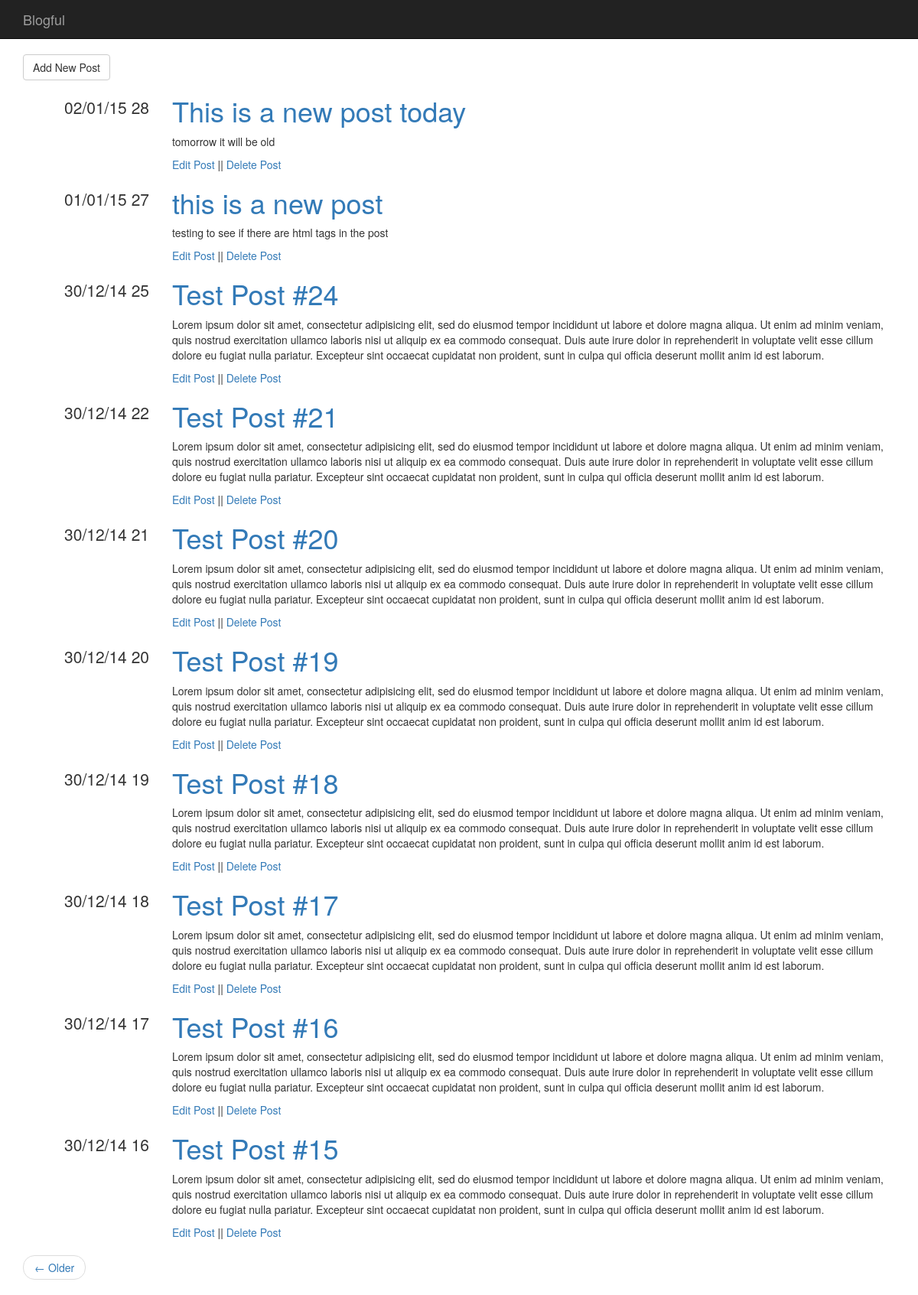
Before: / with the older database file.
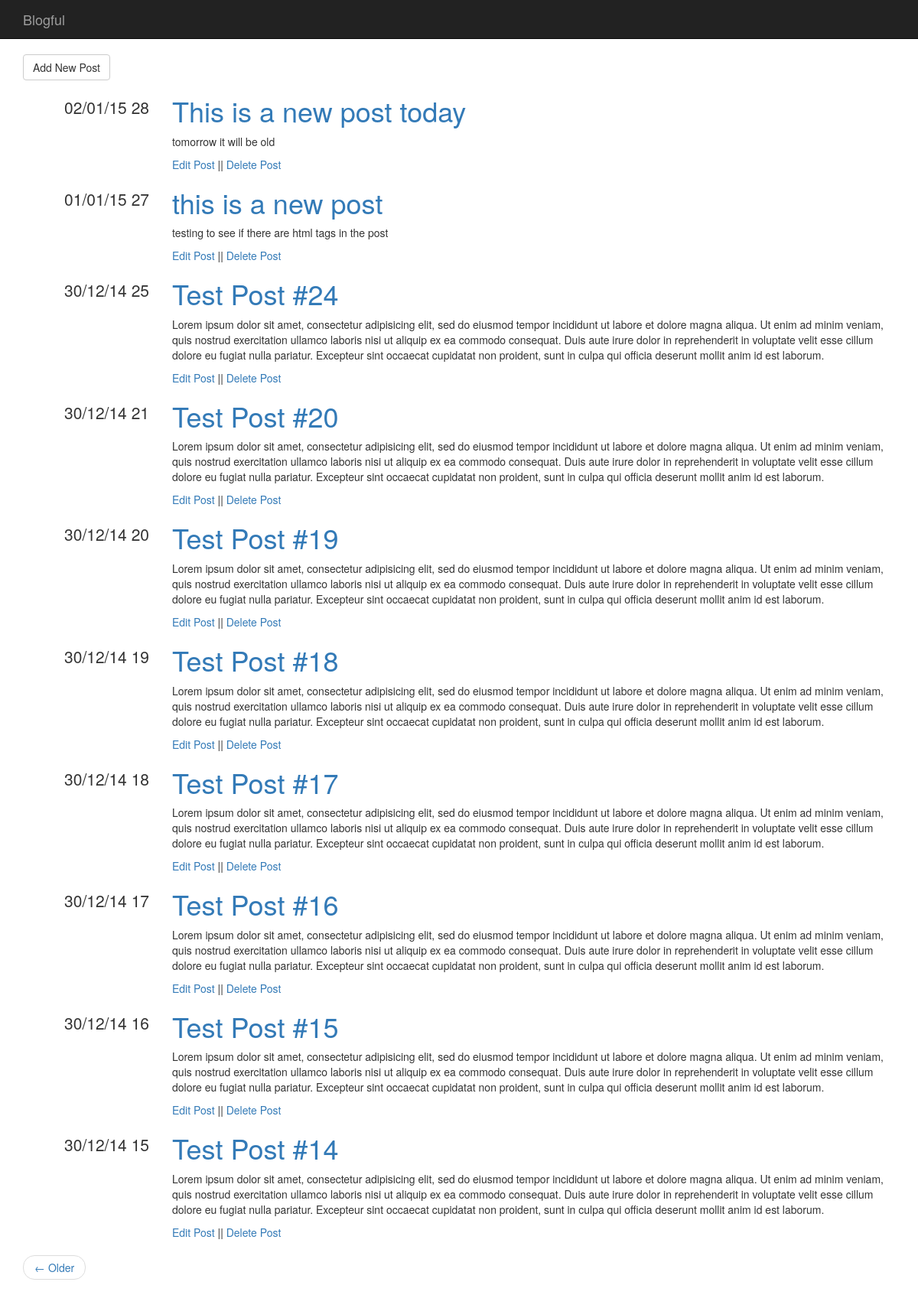
After: the same page with the newer database file.
### blog/models.py (models this page shows)
class Post(Base):
    __tablename__ = "posts"
    id = Column(Integer, Sequence("post_id_sequence"), primary_key=True)
    title = Column(String(1024))
    content = Column(Text)
    datetime = Column(DateTime, default=datetime.datetime.now)

### blog/views.py (the view)
@app.route("/")
@app.route("/page/<int:page>")
def posts(page=1, paginate_by=10):
    page_index = page - 1
    count = session.query(Post).count()
    start = page_index * paginate_by
    end = start + paginate_by
    total_pages = (count - 1) / paginate_by + 1
    has_next = page_index < total_pages - 1
    has_prev = page_index > 0
    posts = session.query(Post)
    posts = posts.order_by(Post.datetime.desc()) # change to desc for descending order
    posts = posts[start:end]
    return render_template("posts.html",
        posts=posts,
        has_next=has_next,
        has_prev=has_prev,
        page=page,
        total_pages=total_pages
    )

### blog/filters.py (called while the page is built)
@app.template_filter()
def dateformat(date, format):
    if not date:
        return None
    return date.strftime(format)

### blog/templates/posts.html (shortened to what this page needs)
{% import "macros.html" as macros %}
{% extends "base.html" %}
{% block content %}
<a class="btn btn-default" href="/post/{{ 'add' }}">Add New Post</a>
{% for post in posts %}
{{ macros.render_post(post) }}
{% endfor %}
<ul class="pager">
    {% if has_next %}
    <li class="previous" >
        <a href="{{ url_for('posts', page=page + 1) }}">&larr; Older</a>
    </li>
    {% endif %}
</ul>
{% endblock %}

### blog/templates/macros.html
{% macro render_post(post) %}
<div class="row">
    <div class="col-md-2 text-right metadata">
        <ul class="list-unstyled">
            <li>
                {{ post.datetime | dateformat("%d/%m/%y") }}
                {{ post.id }}
            </li>
        </ul>
    </div>
    <div class="col-md-10">
        <h1>
            <a href="/post/{{ post.id }}">{{ post.title }}</a>
        </h1>
        {{ post.content | markdown | safe }}
        <div>
            <a href="/post/{{ post.id }}/edit"> Edit Post</a> ||
            <a href="/post/{{ post.id }}/delete"> Delete Post </a>
        </div>
    </div>
</div>
{% endmacro %}

Changed rows visible on the page:
removed Post: datetime "30/12/14", id "22", title "Test Post #21", content "Lorem ipsum dolor sit amet, consectetur adipisicing elit, sed do eiusmod tempor incididunt ut labore et dolore magna aliqua. Ut enim ad minim veniam, quis nostrud exercitation ullamco laboris nisi ut aliquip ex ea commodo consequat. Duis aute irure dolor in reprehenderit in voluptate velit esse cillum dolore eu fugiat nulla pariatur. Excepteur sint occaecat cupidatat non proident, sunt in culpa qui officia deserunt mollit anim id est laborum."
now on this page (row unchanged): Post: datetime "30/12/14", id "15", title "Test Post #14", content "Lorem ipsum dolor sit amet, consectetur adipisicing elit, sed do eiusmod tempor incididunt ut labore et dolore magna aliqua. Ut enim ad minim veniam, quis nostrud exercitation ullamco laboris nisi ut aliquip ex ea commodo consequat. Duis aute irure dolor in reprehenderit in voluptate velit esse cillum dolore eu fugiat nulla pariatur. Excepteur sint occaecat cupidatat non proident, sunt in culpa qui officia deserunt mollit anim id est laborum."
